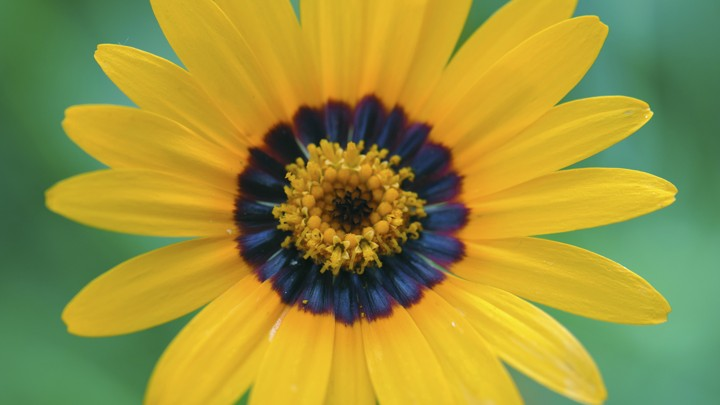
#> input picture Change color/2.jpg, 720 x 405 px
$ python 'Change color.py'
#> lines starting #> are read from the running program, lines starting #| are printed output that depends on the picture; after the words box and inside, x2 and y2 are one past the last pixel; in counts of white or black regions, pixels touching at a corner belong together
import cv2
import numpy as np
import copy


image = cv2.imread('2.jpg')
#> image is the input picture: shape (405, 720, 3); mean B, G, R 58.4, 145.9, 153.8
image2 = cv2.imread('1.jpg')
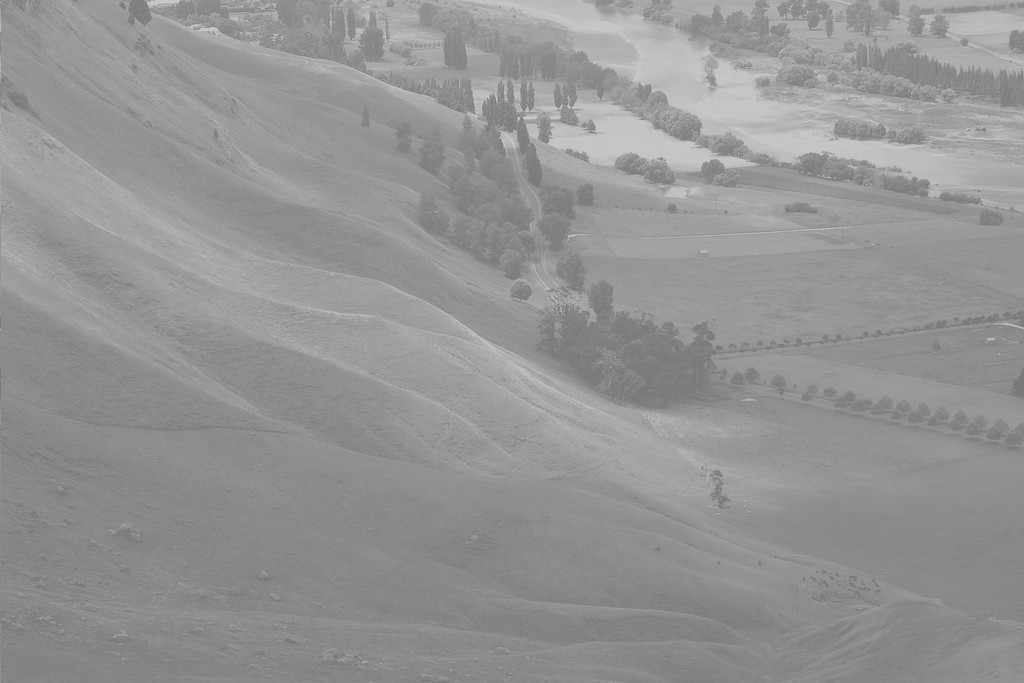
#> input picture Change color/1.jpg, 1024 x 683 px
#> image2 is the input picture: shape (683, 1024, 3); min 114, max 208, mean 148
copyimage = copy.copy(image)
row = len(image)
#> row = 405
column = len(image[0])
#> column = 720

hsv = cv2.cvtColor(image, cv2.COLOR_BGR2HSV)
#> hsv: shape (405, 720, 3); mean H, S, V 43, 166.1, 172.7

down = np.array([10,50,0])
up = np.array([35,255,255])

mask  = cv2.inRange(hsv, down, up)
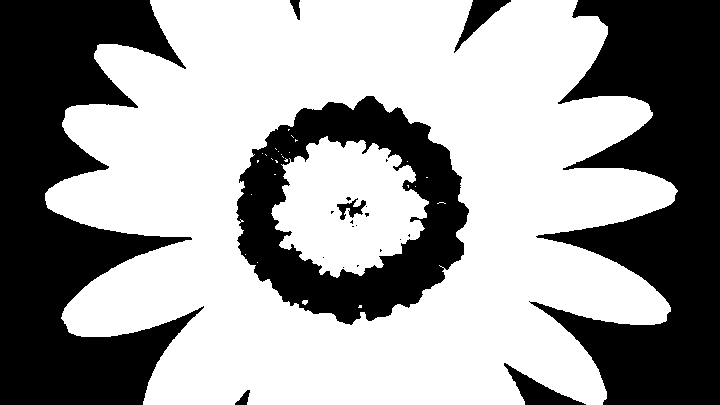
#> mask: shape (405, 720); 60.6% white; 22 black regions (14 under 20 px), largest, box (x1, y1, x2, y2) and area: (0, 0, 204, 405) 45138, (529, 0, 720, 405) 43421, (236, 96, 469, 325) 23622
mask2 = cv2.bitwise_and(hsv, hsv, mask=mask)
#> mask2: shape (405, 720, 3); mean H, S, V 13.6, 123.7, 125.3

RGBmask2 = cv2.cvtColor(mask2, cv2.COLOR_HSV2BGR)
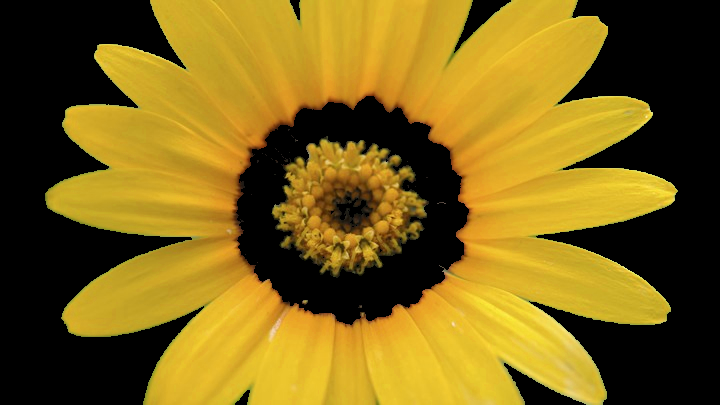
#> RGBmask2: shape (405, 720, 3); mean B, G, R 24.4, 99.8, 125.2

for x in range(row):
    for y in range(column):
        if mask[x, y] == 255:
            copyimage[x, y] = (0,255,0)
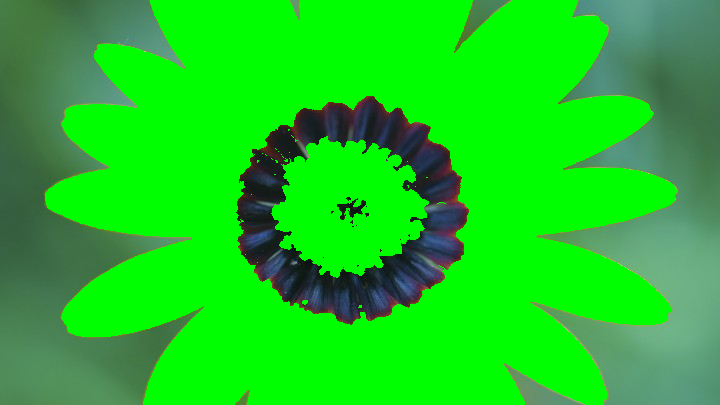
#> copyimage: shape (405, 720, 3); mean B, G, R 33.7, 200.4, 28.5

for x in range(row):
    for y in range(column):
        if mask[x, y] == 255:
            image[x, y] = image2[x, y]
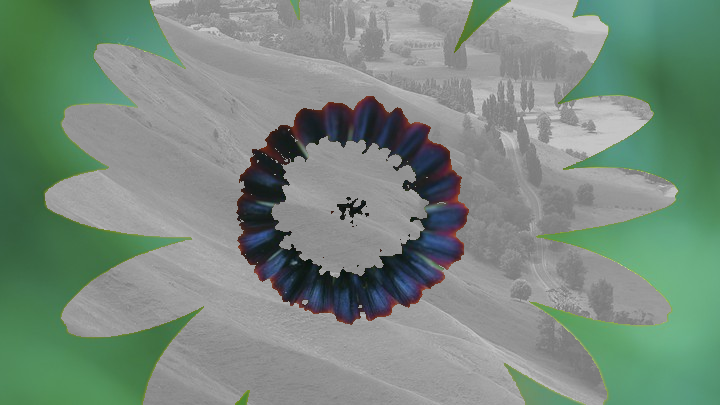
#> image: shape (405, 720, 3); mean B, G, R 126.2, 138.3, 121


cv2.imshow("image1", image)
cv2.imshow("image2", hsv)
cv2.imshow("image3", mask)
cv2.imshow("image4", copyimage)
cv2.imshow("image5", RGBmask2)


cv2.waitKey(0)
cv2.destroyAllWindows()
